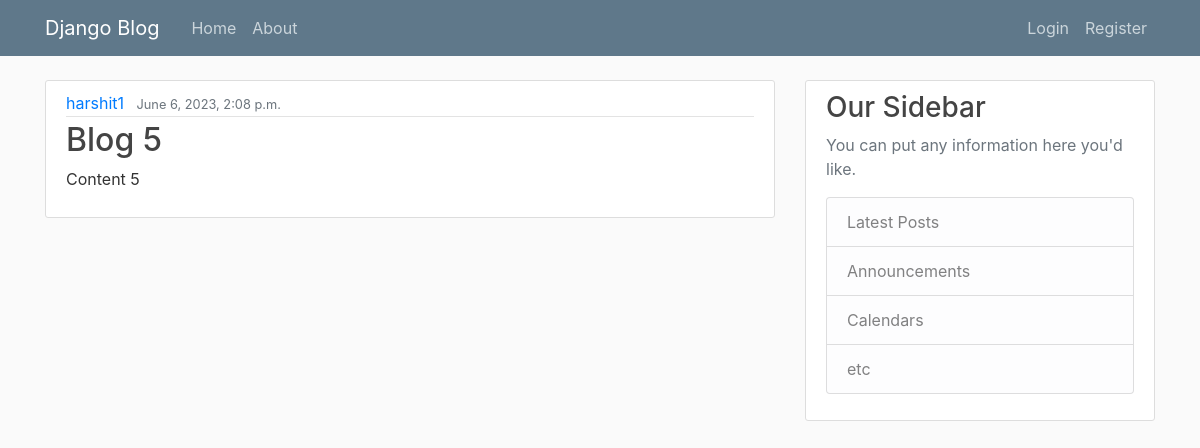
The page /post/29/ on the database its author committed.
### blog/models.py (models this page shows, shortened)
class Post(models.Model):
    title = models.CharField(max_length=100)
    content = models.TextField()
    date_posted = models.DateTimeField(default=timezone.now)
    author = models.ForeignKey(User,on_delete=models.CASCADE)#ON DELETING USER POSTS WILL ALSO DELETE

### blog/views.py (the view)
# urls.py: path('post/<int:pk>/',PostDetailView.as_view(),name='post-detail'),#post/primary key of post to be viewed
class PostDetailView(DetailView):#clas based home view,generic view,less coding,detailed view to toggle to post
    model = Post

### blog/templates/blog/post_detail.html (shortened to what this page needs)
{% extends "blog/base.html" %}
    {% block content %}
        <article class="media content-section">
            <div class="media-body">
              <div class="article-metadata">
                <a class="mr-2" href="{% url 'user-posts' object.author.username %}">{{ object.author }}</a>
                <small class="text-muted">{{ object.date_posted }}</small>
              </div>
              <h2 class="article-title">{{ object.title }}</h2>
              <p class="article-content">{{ object.content }}</p>
            </div>
        </article>
    {% endblock content %}

### blog/templates/blog/base.html (shortened to what this page needs)
{% load static %}
<!DOCTYPE html>
<html>
    <head>
        <link rel="stylesheet" href="https://cdn.jsdelivr.net/npm/bootstrap@4.0.0/dist/css/bootstrap.min.css">
        <link rel="stylesheet" type="text/css" href="{% static 'blog/main.css' %}">
    </head>
    <body>
        <header class="site-header">
            <nav class="navbar navbar-expand-md navbar-dark bg-steel fixed-top">
              <div class="container">
                <a class="navbar-brand mr-4" href="{% url 'blog-home' %}">Django Blog</a>
                <div class="collapse navbar-collapse" id="navbarToggle">
                  <div class="navbar-nav mr-auto">
                    <a class="nav-item nav-link" href="{% url 'blog-home' %}">Home</a>
                    <a class="nav-item nav-link" href="{% url 'blog-about' %}">About</a>
                  </div>
                  <div class="navbar-nav">
                    {% if user.is_authenticated %}
                      <a class="nav-item nav-link" href="{% url 'post-create' %}">New Post</a>
                      <a class="nav-item nav-link" href="{% url 'profile' %}">Profile</a>
                      <a class="nav-item nav-link" href="{% url 'logout' %}">Logout</a>
                    {% else %}
                      <a class="nav-item nav-link" href="{% url 'login' %}">Login</a>
                      <a class="nav-item nav-link" href="{% url 'register' %}">Register</a>
                    {% endif %}
                  </div>
                </div>
              </div>
            </nav>
        </header>
        <main role="main" class="container">
            <div class="row">
              <div class="col-md-8">
                {% block content %}{% endblock %}
              </div>
              <div class="col-md-4">
                <div class="content-section">
                  <h3>Our Sidebar</h3>
                  <p class='text-muted'>You can put any information here you'd like.
                    <ul class="list-group">
                      <li class="list-group-item list-group-item-light">Latest Posts</li>
                      <li class="list-group-item list-group-item-light">Announcements</li>
                      <li class="list-group-item list-group-item-light">Calendars</li>
                      <li class="list-group-item list-group-item-light">etc</li>
                    </ul>
                  </p>
                </div>
              </div>
            </div>
        </main>
    </body>
</html>

### blog/static/blog/main.css (style rules this page uses)
body { background: #fafafa; color: #333333; margin-top: 5rem; }
h1, h2, h3, h4, h5, h6 { color: #444444; }
ul { margin: 0; }
.bg-steel { background-color: #5f788a; }
.site-header .navbar-nav .nav-link { color: #cbd5db; }
.content-section { background: #ffffff; padding: 10px 20px; border: 1px solid #dddddd; border-radius: 3px; margin-bottom: 20px; }
.article-title { color: #444444; }
.article-content { white-space: pre-line; }
.article-metadata { padding-bottom: 1px; margin-bottom: 4px; border-bottom: 1px solid #e3e3e3 }

### rows shown on the page
Post: author "harshit1", date_posted "June 6, 2023, 2:08 p.m.", title "Blog 5", content "Content 5"
